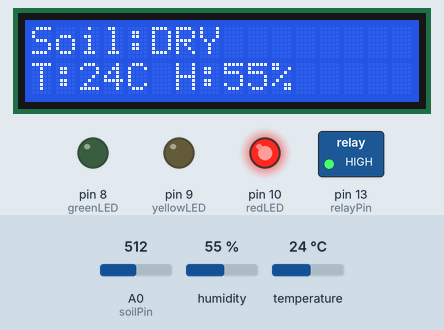
A sketch run on a simulated Arduino Uno, built with avr-gcc and run on an emulated ATmega328P. On the bench: 16×2 character LCD, switched loads named in the sketch (green lamp = pin HIGH), output pins drawn as LEDs (lit = HIGH). The test bench sets the inputs (shaded band); at power-on: A0 (soilPin) = 512, humidity 55 %, temperature 24 °C. What the sketch prints to the serial monitor is not drawn.

Above: at 3.2 s.
3.3 s: A0 (soilPin) set to 475
At 6.5 s:
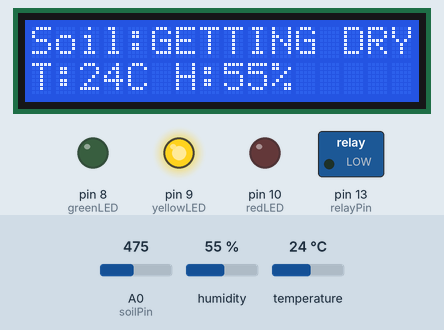
6.8 s: A0 (soilPin) set to 376
9.8 s: A0 (soilPin) set to 350
At 12.6 s:
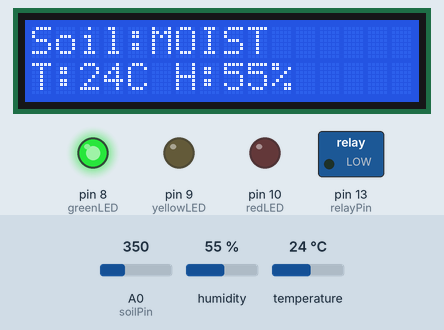
13.3 s: humidity set to 22 %
At 15.4 s:
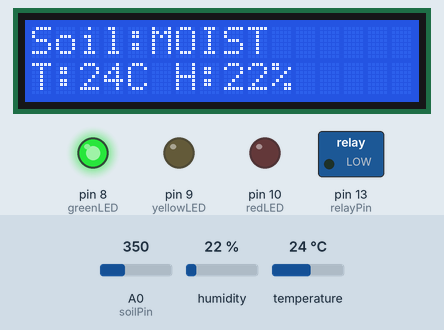
16.6 s: temperature set to 12 °C
At 17.9 s:
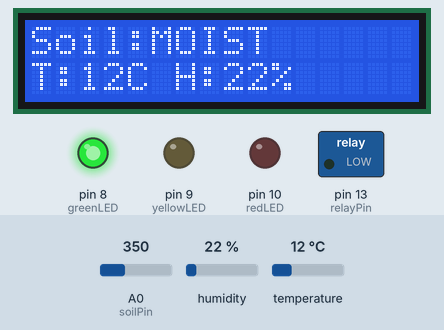
18.7 s: humidity set to 40 %
At 20.3 s:
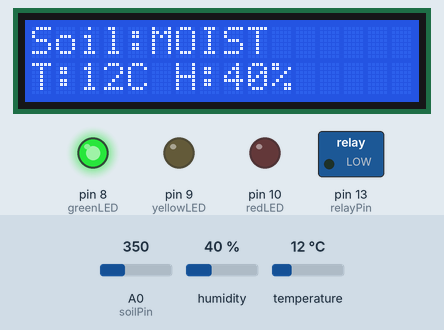
Timing chart, 0 to 21.8 s (numbered marks = the images above; inputs shaded):
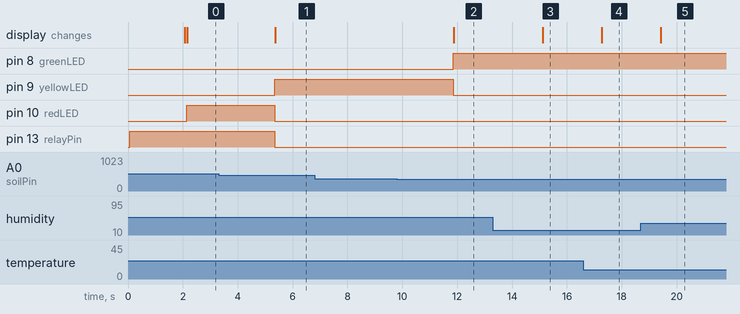

The sketch:

SoilMoistureSensor.ino
```cpp
#include <DHT.h>
#include <LiquidCrystal.h>

#define DHTPIN 7
#define DHTTYPE DHT11

DHT dht(DHTPIN, DHTTYPE);
LiquidCrystal lcd(12, 11, 5, 4, 3, 2);

const int soilPin = A0;
const int greenLED = 8;
const int yellowLED = 9;
const int redLED = 10;
const int relayPin = 13;

// Moisture thresholds
const int GREEN_THRESHOLD = 85;
const int YELLOW_THRESHOLD = 69;

// State: 2 = dry, 1 = getting dry, 0 = moist
int currentState = 2;
int pendingState = 2;
int stableCount = 0;

const int REQUIRED_READINGS = 2;

int readSoil() {
  long total = 0;

  for (int i = 0; i < 5; i++) {
    total += analogRead(soilPin);
    delay(10);
  }

  return total / 5;
}

void showLED(int state) {
  digitalWrite(redLED, state == 2 ? HIGH : LOW);
  digitalWrite(yellowLED, state == 1 ? HIGH : LOW);
  digitalWrite(greenLED, state == 0 ? HIGH : LOW);
}

void controlPump(int state) {
  // Active-low relay: LOW = ON, HIGH = OFF
  // Pump runs only when soil is dry
  if (state == 2) {
    digitalWrite(relayPin, HIGH);
  } else {
    digitalWrite(relayPin, LOW);
  }
}

void setup() {
  Serial.begin(9600);

  dht.begin();
  lcd.begin(16, 2);

  pinMode(greenLED, OUTPUT);
  pinMode(yellowLED, OUTPUT);
  pinMode(redLED, OUTPUT);

  pinMode(relayPin, OUTPUT);

  // Keep pump OFF at startup
  digitalWrite(relayPin, HIGH);

  lcd.setCursor(0, 0);
  lcd.print("AquaSaver");
  lcd.setCursor(0, 1);
  lcd.print("Starting...");
  delay(2000);
  lcd.clear();
}

void loop() {
  int soilValue = readSoil();

  float humidity = dht.readHumidity();
  float temperature = dht.readTemperature();

  int moisturePercent = map(soilValue, 1023, 250, 0, 100);
  moisturePercent = constrain(moisturePercent, 0, 100);

  int requestedState;

  if (moisturePercent >= GREEN_THRESHOLD) {
    requestedState = 0;
  } else if (moisturePercent >= YELLOW_THRESHOLD) {
    requestedState = 1;
  } else {
    requestedState = 2;
  }

  // Require consistent readings before changing state
  if (requestedState != currentState) {
    if (requestedState == pendingState) {
      stableCount++;
    } else {
      pendingState = requestedState;
      stableCount = 1;
    }

    if (stableCount >= REQUIRED_READINGS) {
      currentState = requestedState;
      stableCount = 0;
    }
  } else {
    pendingState = currentState;
    stableCount = 0;
  }

  // Update LEDs and pump
  showLED(currentState);
  controlPump(currentState);

  const char *soilStatus;

  if (currentState == 2) {
    soilStatus = "DRY";
  } else if (currentState == 1) {
    soilStatus = "GETTING DRY";
  } else {
    soilStatus = "MOIST";
  }

  // LCD row 1: soil status only
  lcd.setCursor(0, 0);
  lcd.print("                ");
  lcd.setCursor(0, 0);
  lcd.print("Soil:");
  lcd.print(soilStatus);

  // LCD row 2: temperature and humidity
  lcd.setCursor(0, 1);
  lcd.print("                ");
  lcd.setCursor(0, 1);

  if (isnan(humidity) || isnan(temperature)) {
    lcd.print("DHT11 read error");
  } else {
    lcd.print("T:");
    lcd.print(temperature, 0);
    lcd.print("C H:");
    lcd.print(humidity, 0);
    lcd.print("%");
  }

  // Serial Monitor
  Serial.print("Soil Status: ");
  Serial.print(soilStatus);

  if (isnan(humidity) || isnan(temperature)) {
    Serial.println(" | DHT11 read error");
  } else {
    Serial.print(" | Temperature: ");
    Serial.print(temperature, 1);
    Serial.print(" C | Humidity: ");
    Serial.print(humidity, 1);
    Serial.print("%");
    Serial.print(" | Pump: ");
    Serial.println(currentState == 2 ? "ON" : "OFF");
  }

  delay(1000);
}
```

Measured:
- the behaviour switches between 490 and 489 on A0 (soilPin) (found by bisection; images 0 and 1)
- the behaviour switches between 366 and 365 on A0 (soilPin) (found by bisection; images 1 and 2)
- after the input at 3.3 s, pin 9 (yellowLED): LOW → HIGH after 2.1 s; pin 10 (redLED), pin 13 (relayPin): HIGH → LOW after 2.1 s; the display: changes after 2.1 s (image 1)
- after the input at 6.8 s, every drawn part: stays the same
- after the input at 9.8 s, pin 8 (greenLED): LOW → HIGH after 2.1 s; pin 9 (yellowLED): HIGH → LOW after 2.1 s; the display: changes after 2.1 s (image 2)
- after the input at 13.3 s, the display: changes after 1.8 s (image 3)
- after the input at 16.6 s, the display: changes after 0.67 s (image 4)
- after the input at 18.7 s, the display: changes after 0.73 s (image 5)
